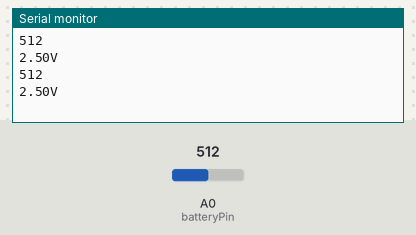
The sketch below on a simulated Arduino Uno, built with avr-gcc and run on an emulated ATmega328P. Shown: the last lines printed to the serial monitor. Inputs (shaded band) come from the test bench; at power-on: A0 (batteryPin) = 512.

Above: at 1.8 s.
1.9 s: A0 (batteryPin) set to 716
At 2.8 s:
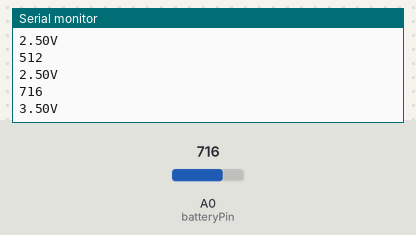
3.4 s: A0 (batteryPin) set to 900
At 4.8 s:
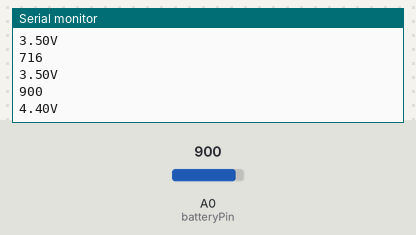
Timing chart, 0 to 6.4 s (numbered marks = the images above; inputs shaded):
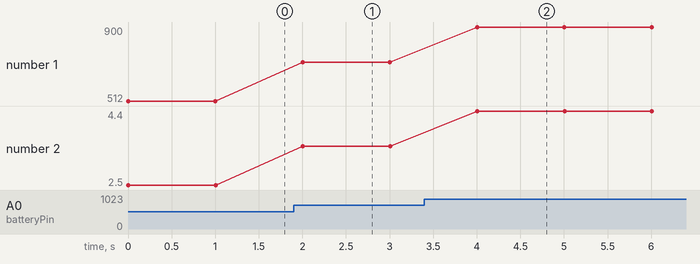

The sketch:

batteryReadVoltage-PrintFloat.ino
```cpp
int batteryPin = A0;
float voltageReference = 5.0;


void setup() {

  Serial.begin(9600);

}

void loop() {

  int value = analogRead(batteryPin);
  Serial.println(value);
  float volts = ((float)value/1023)*voltageReference;

  Serial.print(volts);
  Serial.println("V");
  delay(1000);

}
```

Measured:
- after the input at 1.9 s, the serial monitor: prints a new line after 0.10 s (image 1)
- after the input at 3.4 s, the serial monitor: prints a new line after 0.60 s (image 2)
- plotted number 1: 512 → 716 after the input at 1.9 s, 716 → 900 after the input at 3.4 s
- plotted number 2: 2.5 → 3.5 after the input at 1.9 s, 3.5 → 4.4 after the input at 3.4 s
